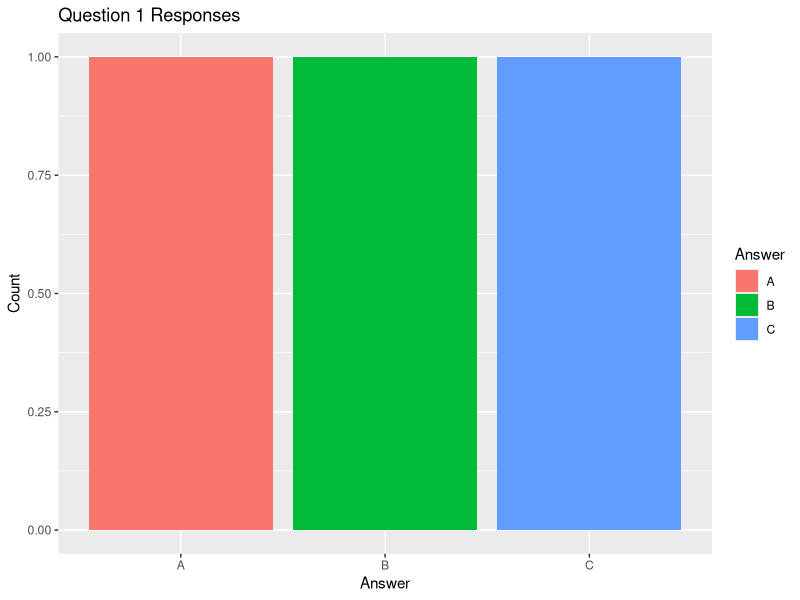
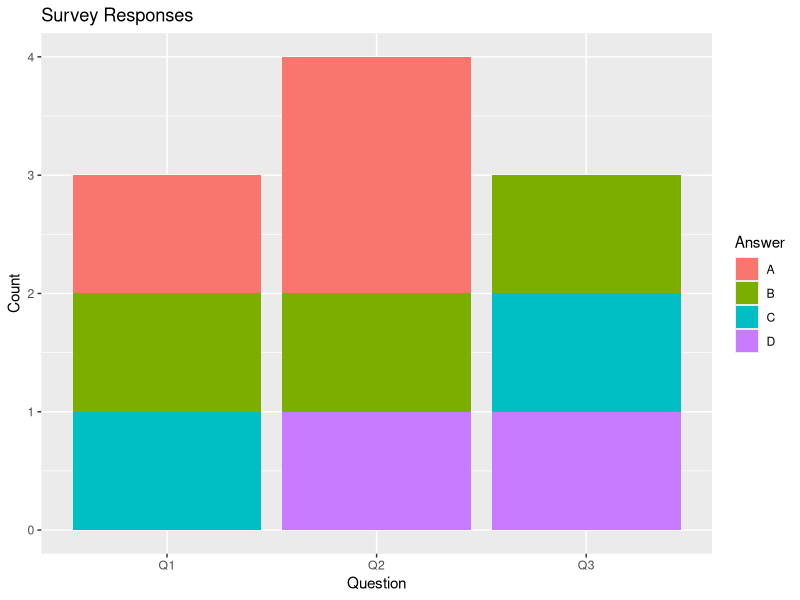

Write R code to recreate these figures, in order.
library(ggplot2)

survey<-data.frame(
SurveyID=1:3,
Q1=c("A","B","C"),
Q2=c("B","A","A"),
Q3=c("C","D","B")
)

q1<-as.data.frame(table(survey$Q1))
colnames(q1)<-c("Answer","Count")
ggplot(q1,aes(Answer,Count,fill=Answer))+geom_bar(stat="identity")+labs(title="Question 1 Responses",x="Answer",y="Count")

resp<-data.frame(
Question=rep(c("Q1","Q2","Q3"),each=4),
Answer=rep(c("A","B","C","D"),3),
Count=c(1,1,1,0,2,1,0,1,0,1,1,1)
)

ggplot(resp,aes(Question,Count,fill=Answer))+geom_bar(stat="identity")+labs(title="Survey Responses")
print(survey)
